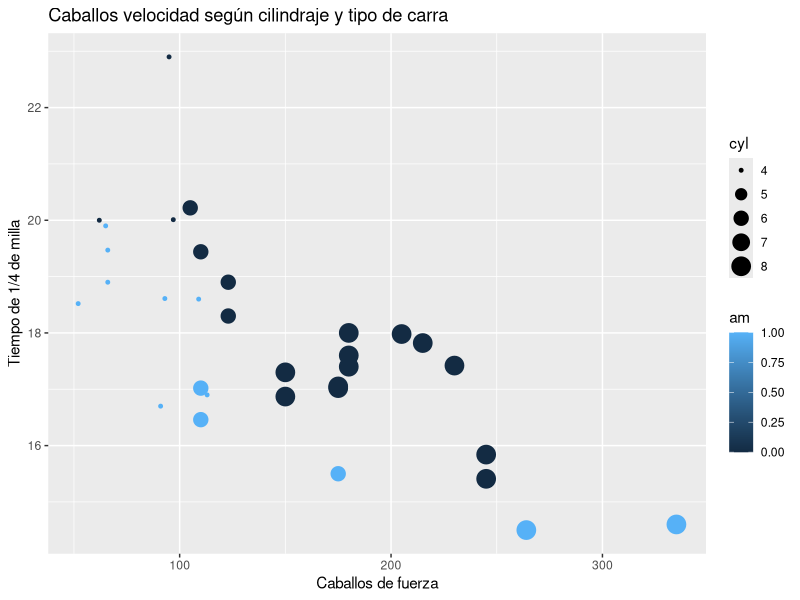

Source code (R):
## ---- chunk 1
#Librerías necesarias 
library(ggplot2)

#Base de datos utilizada
data(mtcars)
mtcars
## ---- chunk 2
ggplot(mtcars, aes(hp,qsec))+
  geom_point(aes(color=am, size=cyl))+
  labs(x="Caballos de fuerza", y="Tiempo de 1/4 de milla",
       title="Caballos velocidad según cilindraje y tipo de carra")
